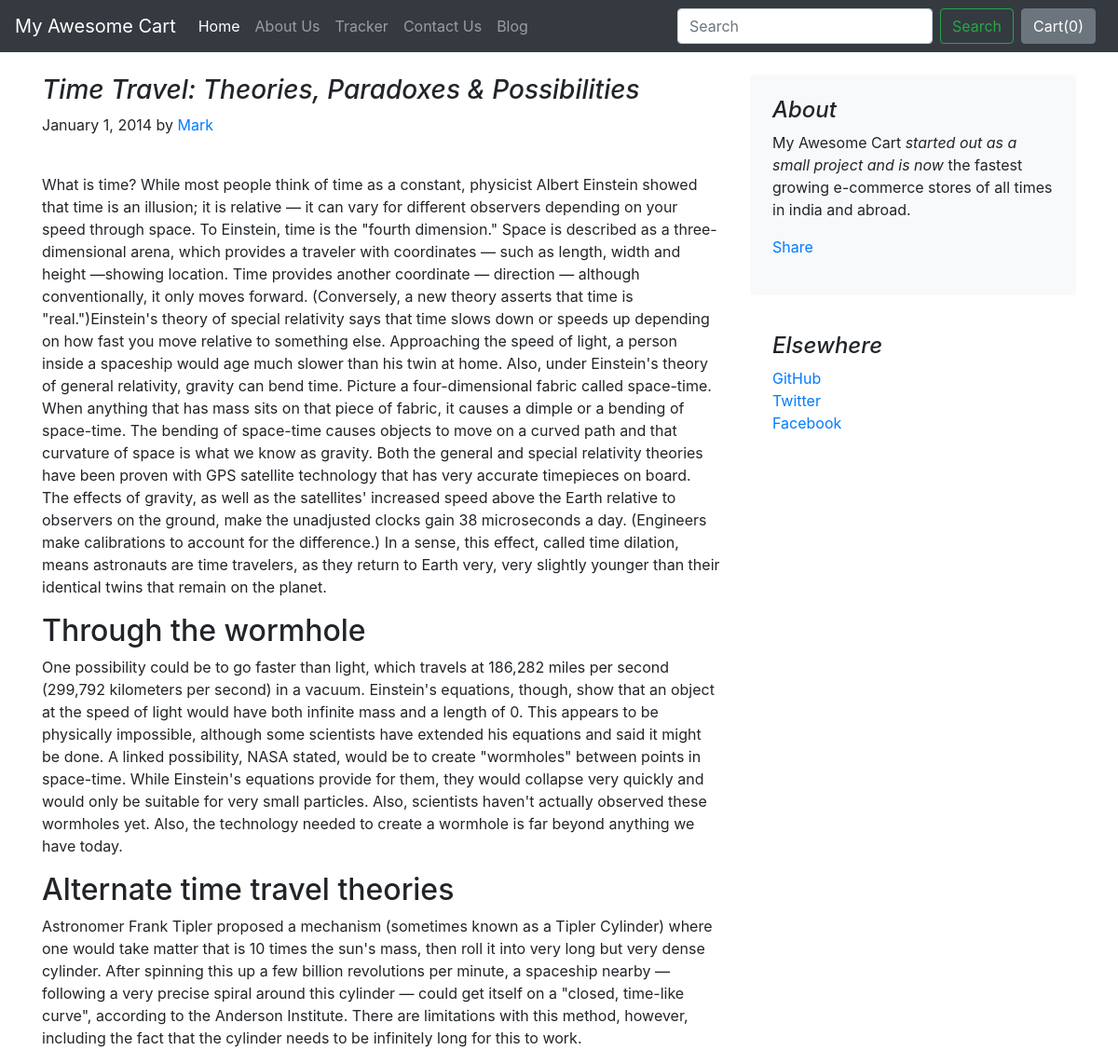
The app's page /blog/blogpost/2 with its own data.
### blog/models.py (models this page shows, shortened)
class BlogPost(models.Model):
    post_id = models.AutoField(primary_key=True)
    title= models.CharField(max_length=50)
    head0= models.CharField(max_length=500, default="")
    chead0= models.CharField(max_length=5000, default="")
    head1= models.CharField(max_length=500, default="")
    chead1= models.CharField(max_length=5000, default="")
    head2= models.CharField(max_length=500, default="")
    chead2= models.CharField(max_length=5000, default="")
    pub_date = models.DateTimeField(default=datetime.now(), blank=True)
    thumbnail= models.ImageField(upload_to='shop/images', default="")

### blog/views.py (the view)
# urls.py: path("blogpost/<int:id>", views.blogpost,name='blogPost'),
def blogpost(request,id):
    post=BlogPost.objects.filter(post_id=id)[0]
    return render(request,'blog/blogpost.html',{'post':post})

### blog/templates/blog/blogpost.html (shortened to what this page needs)
{% extends 'blog/basic.html' %}
{% block body %}
<div class="container">
    <div class="row mt-4">
        <div class="col-md-8 blog-main">
            <h3 class="font-italic">
                {{post.title}}
            </h3>
            <div class="blog-post">
                <p class="blog-post-meta">January 1, 2014 by <a href="#">Mark</a></p>
                <div class="fb-like" data-href="http://127.0.0.1:8000/blog/blogpost/{{post.post_id}}" data-layout="standard" data-action="like" data-size="large" data-show-faces="false" data-share="true"></div><br>
                <p>{{post.chead0}}</p>
                <h2>{{post.head1}}</h2>
                <p>{{post.chead1}}</p>
                <h2>{{post.head2}}</h2>
                <p>{{post.chead2}}</p>
            </div>
        </div>
        <aside class="col-md-4 blog-sidebar">
            <div class="p-4 mb-3 bg-light rounded">
                <h4 class="font-italic">About</h4>
                <p class="mb-0">My Awesome Cart <em>started out as a small project and is now</em> the fastest growing e-commerce stores of all times in india and abroad.</p>
                <div class="my-3 fb-share-button" data-href="http://127.0.0.1:8000/blog/blogpost/{{post.post_id}}" data-layout="button_count" data-size="large"><a target="_blank" href="https://www.facebook.com/sharer/sharer.php?u=http%3A%2F%2F127.0.0.1%3A8000%2Fblog%2Fblogpost%2F4&src=sdkpreparse" class="fb-xfbml-parse-ignore">Share</a></div>
            </div>
            <div class="p-4">
                <h4 class="font-italic">Elsewhere</h4>
                <ol class="list-unstyled">
                    <li><a href="#">GitHub</a></li>
                    <li><a href="#">Twitter</a></li>
                    <li><a href="#">Facebook</a></li>
                </ol>
            </div>
        </aside>
    </div>
</div>
{% endblock %}

### records on screen
BlogPost: title "Time Travel: Theories, Paradoxes & Possibilities", chead0 "What is time? While most people think of time as a constant, physicist Albert Einstein showed that time is an illusion; it is relative — it can vary for different observers depending on your speed through space. To Einstein, time is the \"fourth dimension.\" Space is described as a three-dimensional arena, which provides a traveler with coordinates — such as length, width and height —showing location. Time provides another coordinate — direction — although conventionally, it only moves forward. (Conversely, a new theory asserts that time is \"real.\")Einstein's theory of special relativity says that time slows down or speeds up depending on how fast you move relative to something else.…", head1 "Through the wormhole", chead1 "One possibility could be to go faster than light, which travels at 186,282 miles per second (299,792 kilometers per second) in a vacuum. Einstein's equations, though, show that an object at the speed of light would have both infinite mass and a length of 0. This appears to be physically impossible, although some scientists have extended his equations and said it might be done. A linked possibility, NASA stated, would be to create \"wormholes\" between points in space-time. While Einstein's equations provide for them, they would collapse very quickly and would only be suitable for very small particles. Also, scientists haven't actually observed these wormholes yet. Also, the technology needed…", head2 "Alternate time travel theories", chead2 "Astronomer Frank Tipler proposed a mechanism (sometimes known as a Tipler Cylinder) where one would take matter that is 10 times the sun's mass, then roll it into very long but very dense cylinder. After spinning this up a few billion revolutions per minute, a spaceship nearby — following a very precise spiral around this cylinder — could get itself on a \"closed, time-like curve\", according to the Anderson Institute. There are limitations with this method, however, including the fact that the cylinder needs to be infinitely long for this to work."
